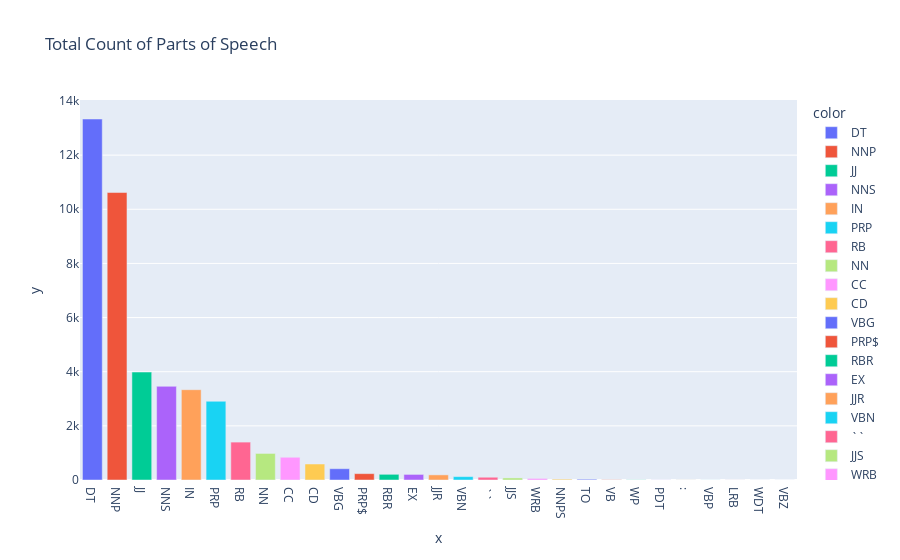

Write notebook code for a chart like this one.
### Code cell
dataframe = pd.read_csv(training_file,encoding = 'utf-8', on_bad_lines = 'skip')
dataframe = dataframe.dropna()
dataframe.head()

print(f"Number of Tags : {len(dataframe.Tag.unique())}")
pie = dataframe['Tag'].value_counts()
px.pie(names = pie.index,values= pie.values,hole = 0.5,title ='Total Count of Tags')

print(f"Number of POS Tags : {len(dataframe['POS'].unique())}")
bar = dataframe['POS'].value_counts()
px.bar(x = bar.index,y = bar.values,title = "Total Count of Parts of Speech",color = bar.index)

### Figure 1 — Plotly figure (JSON) as saved in the notebook; plotly's stock layout.template omitted (floating-point values rounded to 4 significant figures)
{"data": [{"alignmentgroup": "True", "hovertemplate": "color=DT<br>x=%{x}<br>y=%{y}<extra></extra>", "legendgroup": "DT", "marker": {"color": "#636efa", "pattern": {"shape": ""}}, "name": "DT", "offsetgroup": "DT", "orientation": "v", "showlegend": true, "textposition": "auto", "x": ["DT"], "xaxis": "x", "y": [13335], "yaxis": "y", "type": "bar"}, {"alignmentgroup": "True", "hovertemplate": "color=NNP<br>x=%{x}<br>y=%{y}<extra></extra>", "legendgroup": "NNP", "marker": {"color": "#EF553B", "pattern": {"shape": ""}}, "name": "NNP", "offsetgroup": "NNP", "orientation": "v", "showlegend": true, "textposition": "auto", "x": ["NNP"], "xaxis": "x", "y": [10619], "yaxis": "y", "type": "bar"}, {"alignmentgroup": "True", "hovertemplate": "color=JJ<br>x=%{x}<br>y=%{y}<extra></extra>", "legendgroup": "JJ", "marker": {"color": "#00cc96", "pattern": {"shape": ""}}, "name": "JJ", "offsetgroup": "JJ", "orientation": "v", "showlegend": true, "textposition": "auto", "x": ["JJ"], "xaxis": "x", "y": [3987], "yaxis": "y", "type": "bar"}, {"alignmentgroup": "True", "hovertemplate": "color=NNS<br>x=%{x}<br>y=%{y}<extra></extra>", "legendgroup": "NNS", "marker": {"color": "#ab63fa", "pattern": {"shape": ""}}, "name": "NNS", "offsetgroup": "NNS", "orientation": "v", "showlegend": true, "textposition": "auto", "x": ["NNS"], "xaxis": "x", "y": [3461], "yaxis": "y", "type": "bar"}, {"alignmentgroup": "True", "hovertemplate": "color=IN<br>x=%{x}<br>y=%{y}<extra></extra>", "legendgroup": "IN", "marker": {"color": "#FFA15A", "pattern": {"shape": ""}}, "name": "IN", "offsetgroup": "IN", "orientation": "v", "showlegend": true, "textposition": "auto", "x": ["IN"], "xaxis": "x", "y": [3336], "yaxis": "y", "type": "bar"}, {"alignmentgroup": "True", "hovertemplate": "color=PRP<br>x=%{x}<br>y=%{y}<extra></extra>", "legendgroup": "PRP", "marker": {"color": "#19d3f3", "pattern": {"shape": ""}}, "name": "PRP", "offsetgroup": "PRP", "orientation": "v", "showlegend": true, "textposition": "auto", "x": ["PRP"], "xaxis": "x", "y": [2908], "yaxis": "y", "type": "bar"}, {"alignmentgroup": "True", "hovertemplate": "color=RB<br>x=%{x}<br>y=%{y}<extra></extra>", "legendgroup": "RB", "marker": {"color": "#FF6692", "pattern": {"shape": ""}}, "name": "RB", "offsetgroup": "RB", "orientation": "v", "showlegend": true, "textposition": "auto", "x": ["RB"], "xaxis": "x", "y": [1400], "yaxis": "y", "type": "bar"}, {"alignmentgroup": "True", "hovertemplate": "color=NN<br>x=%{x}<br>y=%{y}<extra></extra>", "legendgroup": "NN", "marker": {"color": "#B6E880", "pattern": {"shape": ""}}, "name": "NN", "offsetgroup": "NN", "orientation": "v", "showlegend": true, "textposition": "auto", "x": ["NN"], "xaxis": "x", "y": [981], "yaxis": "y", "type": "bar"}, {"alignmentgroup": "True", "hovertemplate": "color=CC<br>x=%{x}<br>y=%{y}<extra></extra>", "legendgroup": "CC", "marker": {"color": "#FF97FF", "pattern": {"shape": ""}}, "name": "CC", "offsetgroup": "CC", "orientation": "v", "showlegend": true, "textposition": "auto", "x": ["CC"], "xaxis": "x", "y": [840], "yaxis": "y", "type": "bar"}, {"alignmentgroup": "True", "hovertemplate": "color=CD<br>x=%{x}<br>y=%{y}<extra></extra>", "legendgroup": "CD", "marker": {"color": "#FECB52", "pattern": {"shape": ""}}, "name": "CD", "offsetgroup": "CD", "orientation": "v", "showlegend": true, "textposition": "auto", "x": ["CD"], "xaxis": "x", "y": [591], "yaxis": "y", "type": "bar"}, {"alignmentgroup": "True", "hovertemplate": "color=VBG<br>x=%{x}<br>y=%{y}<extra></extra>", "legendgroup": "VBG", "marker": {"color": "#636efa", "pattern": {"shape": ""}}, "name": "VBG", "offsetgroup": "VBG", "orientation": "v", "showlegend": true, "textposition": "auto", "x": ["VBG"], "xaxis": "x", "y": [417], "yaxis": "y", "type": "bar"}, {"alignmentgroup": "True", "hovertemplate": "color=PRP$<br>x=%{x}<br>y=%{y}<extra></extra>", "legendgroup": "PRP$", "marker": {"color": "#EF553B", "pattern": {"shape": ""}}, "name": "PRP$", "offsetgroup": "PRP$", "orientation": "v", "showlegend": true, "textposition": "auto", "x": ["PRP$"], "xaxis": "x", "y": [235], "yaxis": "y", "type": "bar"}, {"alignmentgroup": "True", "hovertemplate": "color=RBR<br>x=%{x}<br>y=%{y}<extra></extra>", "legendgroup": "RBR", "marker": {"color": "#00cc96", "pattern": {"shape": ""}}, "name": "RBR", "offsetgroup": "RBR", "orientation": "v", "showlegend": true, "textposition": "auto", "x": ["RBR"], "xaxis": "x", "y": [210], "yaxis": "y", "type": "bar"}, {"alignmentgroup": "True", "hovertemplate": "color=EX<br>x=%{x}<br>y=%{y}<extra></extra>", "legendgroup": "EX", "marker": {"color": "#ab63fa", "pattern": {"shape": ""}}, "name": "EX", "offsetgroup": "EX", "orientation": "v", "showlegend": true, "textposition": "auto", "x": ["EX"], "xaxis": "x", "y": [206], "yaxis": "y", "type": "bar"}, {"alignmentgroup": "True", "hovertemplate": "color=JJR<br>x=%{x}<br>y=%{y}<extra></extra>", "legendgroup": "JJR", "marker": {"color": "#FFA15A", "pattern": {"shape": ""}}, "name": "JJR", "offsetgroup": "JJR", "orientation": "v", "showlegend": true, "textposition": "auto", "x": ["JJR"], "xaxis": "x", "y": [189], "yaxis": "y", "type": "bar"}, {"alignmentgroup": "True", "hovertemplate": "color=VBN<br>x=%{x}<br>y=%{y}<extra></extra>", "legendgroup": "VBN", "marker": {"color": "#19d3f3", "pattern": {"shape": ""}}, "name": "VBN", "offsetgroup": "VBN", "orientation": "v", "showlegend": true, "textposition": "auto", "x": ["VBN"], "xaxis": "x", "y": [124], "yaxis": "y", "type": "bar"}, {"alignmentgroup": "True", "hovertemplate": "color=``<br>x=%{x}<br>y=%{y}<extra></extra>", "legendgroup": "``", "marker": {"color": "#FF6692", "pattern": {"shape": ""}}, "name": "``", "offsetgroup": "``", "orientation": "v", "showlegend": true, "textposition": "auto", "x": ["``"], "xaxis": "x", "y": [102], "yaxis": "y", "type": "bar"}, {"alignmentgroup": "True", "hovertemplate": "color=JJS<br>x=%{x}<br>y=%{y}<extra></extra>", "legendgroup": "JJS", "marker": {"color": "#B6E880", "pattern": {"shape": ""}}, "name": "JJS", "offsetgroup": "JJS", "orientation": "v", "showlegend": true, "textposition": "auto", "x": ["JJS"], "xaxis": "x", "y": [77], "yaxis": "y", "type": "bar"}, {"alignmentgroup": "True", "hovertemplate": "color=WRB<br>x=%{x}<br>y=%{y}<extra></extra>", "legendgroup": "WRB", "marker": {"color": "#FF97FF", "pattern": {"shape": ""}}, "name": "WRB", "offsetgroup": "WRB", "orientation": "v", "showlegend": true, "textposition": "auto", "x": ["WRB"], "xaxis": "x", "y": [58], "yaxis": "y", "type": "bar"}, {"alignmentgroup": "True", "hovertemplate": "color=NNPS<br>x=%{x}<br>y=%{y}<extra></extra>", "legendgroup": "NNPS", "marker": {"color": "#FECB52", "pattern": {"shape": ""}}, "name": "NNPS", "offsetgroup": "NNPS", "orientation": "v", "showlegend": true, "textposition": "auto", "x": ["NNPS"], "xaxis": "x", "y": [31], "yaxis": "y", "type": "bar"}, {"alignmentgroup": "True", "hovertemplate": "color=TO<br>x=%{x}<br>y=%{y}<extra></extra>", "legendgroup": "TO", "marker": {"color": "#636efa", "pattern": {"shape": ""}}, "name": "TO", "offsetgroup": "TO", "orientation": "v", "showlegend": true, "textposition": "auto", "x": ["TO"], "xaxis": "x", "y": [28], "yaxis": "y", "type": "bar"}, {"alignmentgroup": "True", "hovertemplate": "color=VB<br>x=%{x}<br>y=%{y}<extra></extra>", "legendgroup": "VB", "marker": {"color": "#EF553B", "pattern": {"shape": ""}}, "name": "VB", "offsetgroup": "VB", "orientation": "v", "showlegend": true, "textposition": "auto", "x": ["VB"], "xaxis": "x", "y": [9], "yaxis": "y", "type": "bar"}, {"alignmentgroup": "True", "hovertemplate": "color=WP<br>x=%{x}<br>y=%{y}<extra></extra>", "legendgroup": "WP", "marker": {"color": "#00cc96", "pattern": {"shape": ""}}, "name": "WP", "offsetgroup": "WP", "orientation": "v", "showlegend": true, "textposition": "auto", "x": ["WP"], "xaxis": "x", "y": [6], "yaxis": "y", "type": "bar"}, {"alignmentgroup": "True", "hovertemplate": "color=PDT<br>x=%{x}<br>y=%{y}<extra></extra>", "legendgroup": "PDT", "marker": {"color": "#ab63fa", "pattern": {"shape": ""}}, "name": "PDT", "offsetgroup": "PDT", "orientation": "v", "showlegend": true, "textposition": "auto", "x": ["PDT"], "xaxis": "x", "y": [3], "yaxis": "y", "type": "bar"}, {"alignmentgroup": "True", "hovertemplate": "color=:<br>x=%{x}<br>y=%{y}<extra></extra>", "legendgroup": ":", "marker": {"color": "#FFA15A", "pattern": {"shape": ""}}, "name": ":", "offsetgroup": ":", "orientation": "v", "showlegend": true, "textposition": "auto", "x": [":"], "xaxis": "x", "y": [3], "yaxis": "y", "type": "bar"}, {"alignmentgroup": "True", "hovertemplate": "color=VBP<br>x=%{x}<br>y=%{y}<extra></extra>", "legendgroup": "VBP", "marker": {"color": "#19d3f3", "pattern": {"shape": ""}}, "name": "VBP", "offsetgroup": "VBP", "orientation": "v", "showlegend": true, "textposition": "auto", "x": ["VBP"], "xaxis": "x", "y": [2], "yaxis": "y", "type": "bar"}, {"alignmentgroup": "True", "hovertemplate": "color=LRB<br>x=%{x}<br>y=%{y}<extra></extra>", "legendgroup": "LRB", "marker": {"color": "#FF6692", "pattern": {"shape": ""}}, "name": "LRB", "offsetgroup": "LRB", "orientation": "v", "showlegend": true, "textposition": "auto", "x": ["LRB"], "xaxis": "x", "y": [2], "yaxis": "y", "type": "bar"}, {"alignmentgroup": "True", "hovertemplate": "color=WDT<br>x=%{x}<br>y=%{y}<extra></extra>", "legendgroup": "WDT", "marker": {"color": "#B6E880", "pattern": {"shape": ""}}, "name": "WDT", "offsetgroup": "WDT", "orientation": "v", "showlegend": true, "textposition": "auto", "x": ["WDT"], "xaxis": "x", "y": [1], "yaxis": "y", "type": "bar"}, {"alignmentgroup": "True", "hovertemplate": "color=VBZ<br>x=%{x}<br>y=%{y}<extra></extra>", "legendgroup": "VBZ", "marker": {"color": "#FF97FF", "pattern": {"shape": ""}}, "name": "VBZ", "offsetgroup": "VBZ", "orientation": "v", "showlegend": true, "textposition": "auto", "x": ["VBZ"], "xaxis": "x", "y": [1], "yaxis": "y", "type": "bar"}], "layout": {"xaxis": {"anchor": "y", "domain": [0.0, 1.0], "title": {"text": "x"}}, "yaxis": {"anchor": "x", "domain": [0.0, 1.0], "title": {"text": "y"}}, "legend": {"title": {"text": "color"}, "tracegroupgap": 0}, "title": {"text": "Total Count of Parts of Speech"}, "barmode": "relative"}}
